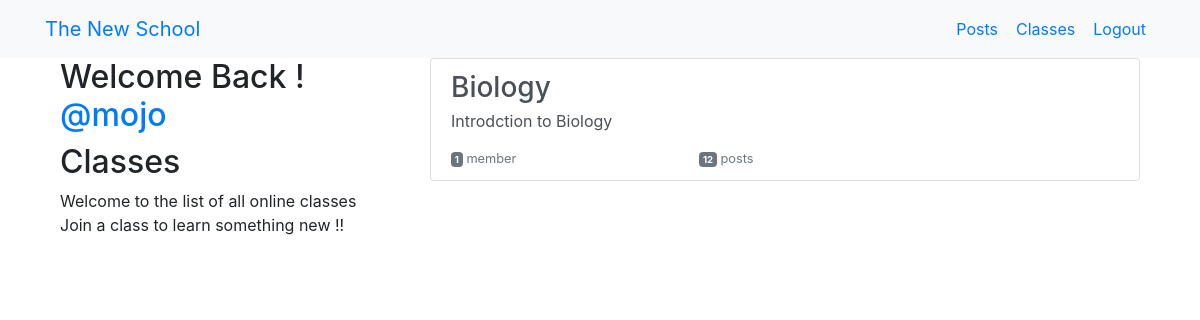
Screenshot of /groups/ (signed in) with the database file from the repository.
### groups/models.py (models this page shows, shortened)
class Group(models.Model):
    name = models.CharField(max_length=255, unique=True)
    slug = models.SlugField(allow_unicode=True, unique=True)
    description = models.TextField(blank=True, default='')
    description_html = models.TextField(editable=False, default='', blank=True)
    members = models.ManyToManyField(User, through='GroupMember')
    class Meta:
        ordering = ['name']

### groups/views.py (the view)
# urls.py: path('', views.ListGroups.as_view(), name="all"),
class ListGroups(generic.ListView):
    model = Group
    def get_context_data(self, **kwargs):
        context = super().get_context_data(**kwargs)
        return context

### groups/templates/groups/group_list.html (shortened to what this page needs)
{% extends "groups/group_base.html" %}
{% block pregroup %}
    <div class="col-md-4">
        <div class="content">
            {% if user.is_authenticated %}
            <h2>
                Welcome Back !
                <a href="{% url 'posts:for_user' username=user.username%}">
                    @{{user.username}}
                </a>
            </h2>
            {% endif %}
            <h2>
                Classes
            </h2>
            <p>
                Welcome to the list of all online classes <br>Join a class to learn something new !!</p>
        </div>
    </div>
{% endblock %}
{% block group_content %}
    <div class="col-md-8">
        <div class="list-group">
            {% for group in object_list %}
                <a class="list-group-item list-group-item-action flex-column align-items-start" href="{% url 'groups:single' slug=group.slug %}">
                    <h3 class="mb-1">
                        {{group.name}}
                    </h3>
                    <p class="mb-1">
                        {{group.description_html|safe}}
                    </p>
                    <div class="d-flex w-40 justify-content-between">
                        <small class="text-muted">
                            <span class="badge badge-secondary">
                                {{ group.members.count }}
                            </span>
                            member{{ goup.members.count|pluralize}}
                        </small>
                        <small class="text-muted">
                            <span class="badge badge-secondary">
                                {{ group.posts.count }}
                            </span>
                            post{{ group.posts.count|pluralize}}
                        </small>
                    </div>
                </a>
            {% endfor %}
        </div>
    </div>
{% endblock %}

### rows the page displays
Group: name "Biology", description_html "Introdction to Biology", members.count "1", posts.count "12"

### other values shown
{{ user.username }} "mojo"
